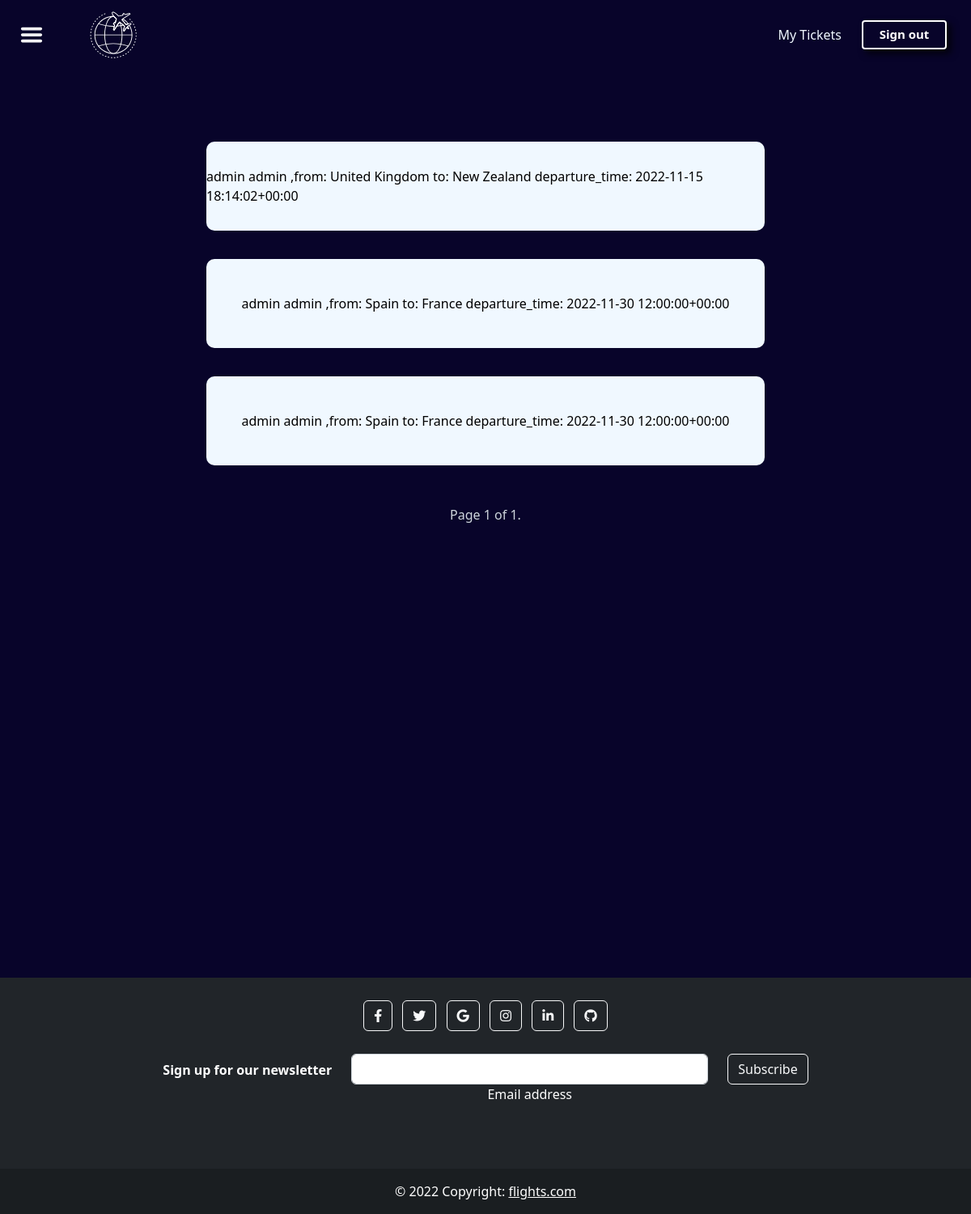
/flights/my_tickets (signed in), run on the app's committed database.
### flights/models.py (models this page shows, shortened)
class Ticket(models.Model):
    flight = models.ForeignKey(Flight, on_delete=models.CASCADE , related_name="tickets")
    customer = models.ForeignKey(Customer, on_delete=models.CASCADE, related_name="tickets")
    def __str__(self) -> str:
        return f'{self.customer.first_name} {self.customer.last_name} ,from: {self.flight.origin_country.name} to: {self.flight.destination_country.name} departure_time: {self.flight.departure_time}'

class Flight(models.Model):
    airline_company = models.ForeignKey(AirlineCompany , on_delete=models.CASCADE ,related_name="flights")
    origin_country = models.ForeignKey(Country, on_delete=models.CASCADE, related_name="flights_as_origin")
    destination_country = models.ForeignKey(Country, on_delete=models.CASCADE,related_name="flights_as_destination")
    departure_time = models.DateTimeField()
    landing_time = models.DateTimeField()
    remaning_tickets= models.IntegerField(default=0)

class Country(models.Model):
    name = models.CharField(max_length=100)
    country = CountryField()

### accounts/models.py (models this page shows, shortened)
class Customer(models.Model):
    first_name = models.CharField(max_length=50)
    last_name = models.CharField(max_length=50)
    address = models.CharField(max_length=100)
    phone_number = PhoneNumberField(null=False, blank=False, unique=True)
    user = models.OneToOneField(User,null=True, on_delete=models.SET_NULL,related_name ="customers")

### flights/views.py (the view)
# urls.py: path('my_tickets',TicketList.as_view(),name='my_tickets.html')
class TicketList(LoginRequiredMixin, ListView):
    model = Ticket
    context_object_name = 'tickets'
    template_name = 'my_tickets.html'
    paginate_by = 5
    def get_queryset(self, *args, **kwargs):
        user = self.request.user
        customer = Customer.objects.filter(user__id__exact =user.id).first()
        all_tickets = super(TicketList, self).get_queryset(*args, **kwargs)
        user_tickets = all_tickets.filter(customer = customer)
        return user_tickets.all()

### flights/templates/my_tickets.html (shortened to what this page needs)
{% extends 'base.html' %}
{% load static %}
{% block extrahead %}<link rel="stylesheet" type="text/css" href="{% static 'css/content.css' %}">{% endblock extrahead %}
{%block content%}
<div class="tickets-wrapper">
{% for ticket in page_obj %}
<div class="flight-container ticket-container ">
    <div class="ticket-detail" href="#">{{ticket}}</div>
</div>
{% endfor %}
</div>
<div class="pagination">
    <span class="step-links">
        <span class="current">
            Page {{ page_obj.number }} of {{ page_obj.paginator.num_pages }}.
        </span>
    </span>
</div>
{% endblock content %}

### accounts/static/css/general.css (style rules this page uses)
body { margin: 0; background-color: rgb(8, 4, 42); height: 100vh; flex-direction: column; min-height: 1500px; color: #cfd6dd; }

### accounts/static/css/content.css (style rules this page uses)
.flight-container { display: flex; flex-direction: column; background-color: aliceblue; height: 110px; width: 690px; align-items: center; justify-content: center; margin-bottom: -16px; border-radius: 10px; }
.pagination { padding-top: 20px; }
.tickets-wrapper { padding-top: 20px; }
.ticket-container { margin-bottom: 29px; margin-top: 35px; }
.ticket-detail { color: black; }

### data on the page
Ticket: customer+flight "admin admin ,from: United Kingdom to: New Zealand departure_time: 2022-11-15 18:14:02+00:00"
Ticket: customer+flight "admin admin ,from: Spain to: France departure_time: 2022-11-30 12:00:00+00:00"
Ticket: customer+flight "admin admin ,from: Spain to: France departure_time: 2022-11-30 12:00:00+00:00"

### other printed values
{{ page_obj.number }} "1"
{{ page_obj.paginator.num_pages }} "1"
